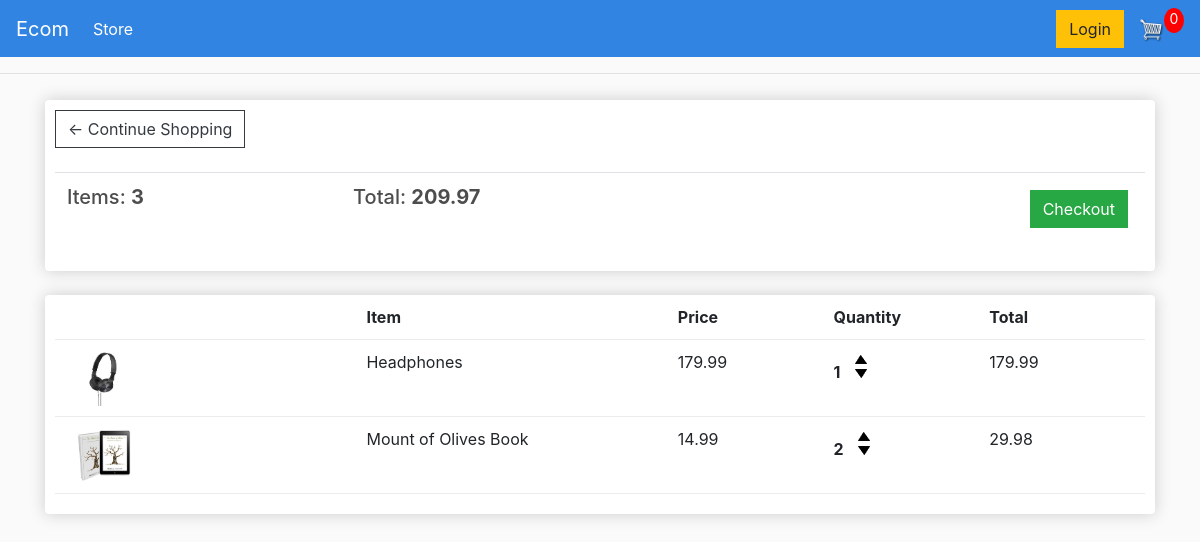
The app's page /cart/ (signed in) with its own data.
### store/models.py (models this page shows, shortened)
class Order(models.Model):
    customer = models.ForeignKey(Customer, on_delete=models.SET_NULL, null=True, blank=True) ## set customer to Null if customer deleted
    date_ordered = models.DateTimeField(auto_now_add=True)
    complete = models.BooleanField(default=False, null=True)
    transaction_id = models.CharField(max_length=100, null=True)
    @property
    def get_cart_total(self): ## get the total cart value/price
        orderitem = self.orderitem_set.all()
        total = sum([item.get_total for item in orderitem])
        return total
    @property
    def get_cart_items(self): ## the total quantity of items
        orderitem = self.orderitem_set.all()
        total = sum([item.quantity for item in orderitem])
        return total

class OrderItem(models.Model):
    product = models.ForeignKey(Product, on_delete=models.SET_NULL, null=True)
    order = models.ForeignKey(Order, on_delete=models.SET_NULL, null=True)
    quantity = models.IntegerField(default=0, null=True, blank=True)
    data_added = models.DateTimeField(auto_now_add=True)
    @property
    def get_total(self):
        total = self.product.price * self.quantity
        return total

class Product(models.Model):
    name = models.CharField(max_length=200)
    price = models.FloatField()
    digital = models.BooleanField(default=False, null=True, blank=True)
    image = models.ImageField(null=True, blank=True)
    @property
    def imageURL(self):
        try:
            url = self.image.url
        except:
            url = ''
        return url

### store/views.py (the view)
# urls.py: path('cart/', views.cart, name="cart"),
def cart(request):
     if request.user.is_authenticated:
          customer = request.user.customer
          order, created = Order.objects.get_or_create(customer=customer, complete=False)
          items = order.orderitem_set.all() ## get all the order items from the parent order. (childObjects_set)
     else: ## if not loggin user, items will be empty for now
          items = []
          order = {'get_cart_total':0, 'get_cart_items':0}
     context = {'items':items, 'order':order}
     return render(request, 'store/cart.html', context)

### store/templates/store/cart.html
{% extends 'store/main.html' %}
{% load static %}
{% block content %}
    <div class="row">
        <div class="col-lg-12">
            <div class="box-element">
                <a  class="btn btn-outline-dark" href="{% url 'store' %}">&#x2190; Continue Shopping</a>
                <br>
                <br>
                <table class="table">
                    <tr>
                        <th><h5>Items: <strong>{{order.get_cart_items}}</strong></h5></th>
                        <th><h5>Total: <strong>{{order.get_cart_total}}</strong></h5></th>
                        <th>
                            <a class="checkout btn btn-success" href="{% url 'checkout' %}">Checkout</a>
                        </th>
                    </tr>
                </table>
            </div>
            <br>
            <div class="box-element">
                <div class="cart-row">
                    <div style="flex:2"></div>
                    <div style="flex:2"><strong>Item</strong></div>
                    <div style="flex:1"><strong>Price</strong></div>
                    <div style="flex:1"><strong>Quantity</strong></div>
                    <div style="flex:1"><strong>Total</strong></div>
                </div>
                {% for item in items %}
                <div class="cart-row">
                    <div style="flex:2">
                        <img class="row-image" src="{{item.product.imageURL}}">
                    </div>
                    <div style="flex:2"><p>{{item.product.name}}</p></div>
                    <div style="flex:1"><p>{{item.product.price|floatformat:2}}</p></div>
                    <div style="flex:1">
                        <p class="quantity">{{item.quantity}}</p>
                        <div class="quantity">
                            <img class="chg-quantity" src="{% static  'images/arrow-up.png' %}">
                            <img class="chg-quantity" src="{% static  'images/arrow-down.png' %}">
                        </div>
                    </div>
                    <div style="flex:1"><p>{{item.get_total}}</p></div>
                </div>
                {% endfor %}
        </div>
    </div>
{% endblock content %}

### ecommerce/static/css/main.css (style rules this page uses)
body { background-color: hsl(0, 0%, 98%); }
h1,h2,h3,h4,h5,h6 { color:hsl(0, 0%, 30%); }
.box-element { box-shadow:hsl(0, 0%, 80%) 0 0 16px; background-color: #fff; border-radius: 4px; padding: 10px; }
.col-lg-4, .col-lg-6, .col-lg-8, .col-lg-12 { margin-top: 10px; }
.btn { border-radius: 0; }
.row-image { width: 100px; }
.cart-row { display: flex; align-items: flex-stretch; padding-bottom: 10px; margin-bottom: 10px; border-bottom: 1px solid #ececec; }
.quantity { display: inline-block; font-weight: 700; padding-right:10px; }
.chg-quantity { width: 12px; cursor: pointer; display: block; margin-top: 5px; transition:.1s; }
.checkout { float: right; margin: 5px }

### records on screen
Order: get_cart_items "3", get_cart_total "209.97"
OrderItem: product.imageURL (picture), product.name "Headphones", product.price "179.99", quantity "1", get_total "179.99"
OrderItem: product.imageURL (picture), product.name "Mount of Olives Book", product.price "14.99", quantity "2", get_total "29.98"
